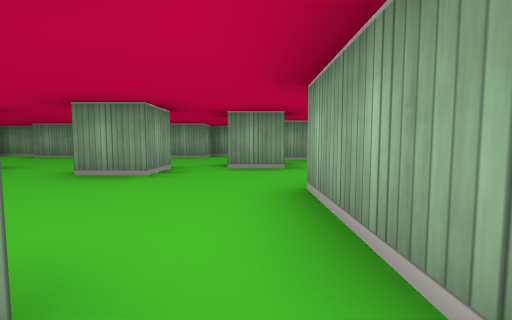
[1] (above)

20 first-person views from a walk through a cub3D ray-caster map. The camera is about half as high as the walls, tilts 4° down and sees 90° across. The floor is counted in squares. Each view is taken from the middle of a square. On the plan, view 1 faces up. The plan holds only what a view shows up to about 9 squares ahead; the rest is blank.

[2]
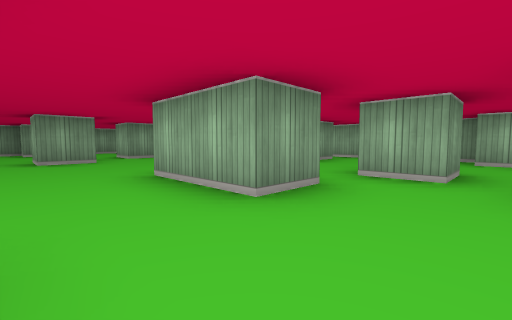

[3]
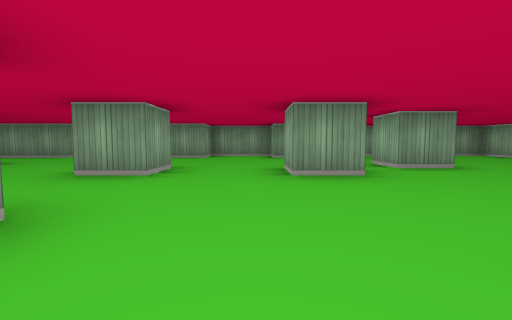

[4]
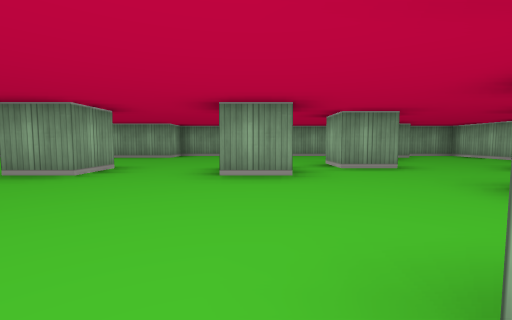

[5]
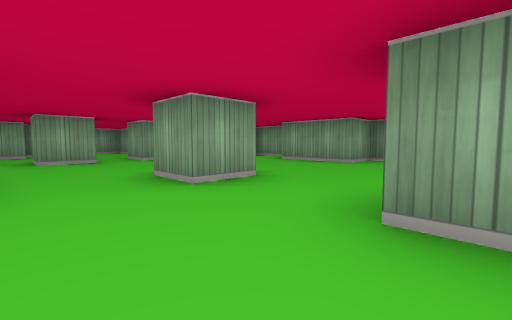

[6]
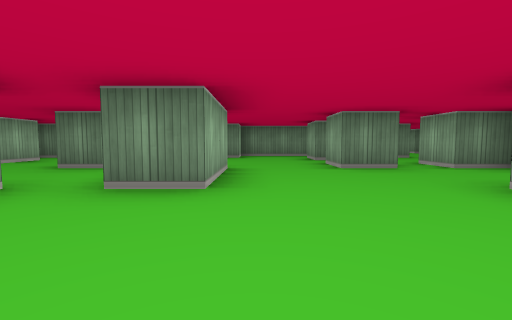

[7]
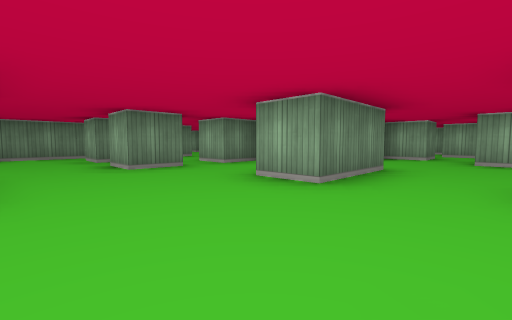

[8]
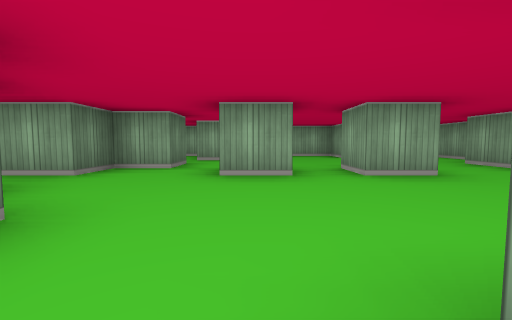

[9]
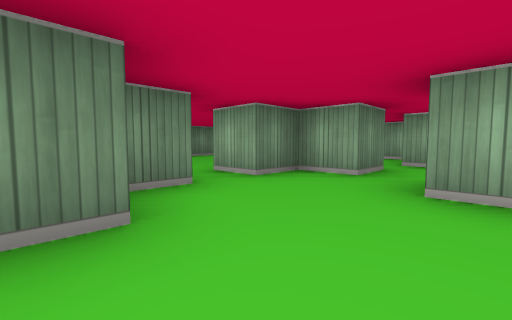

[10]
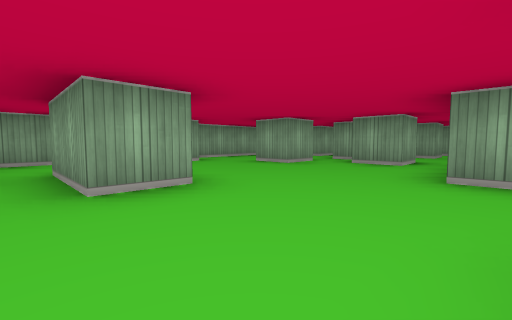

[11]
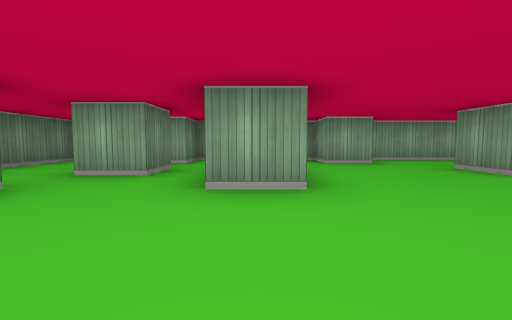

[12]
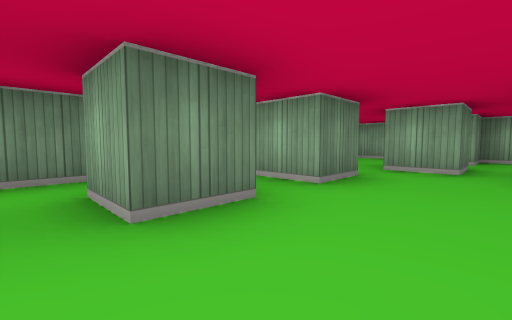

[13]
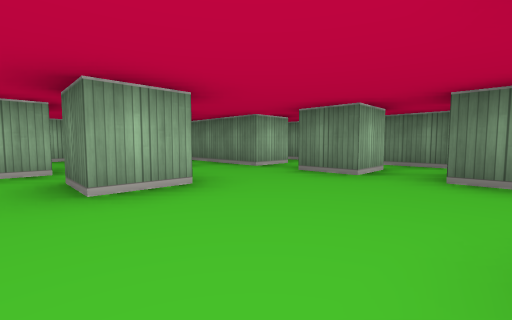

[14]
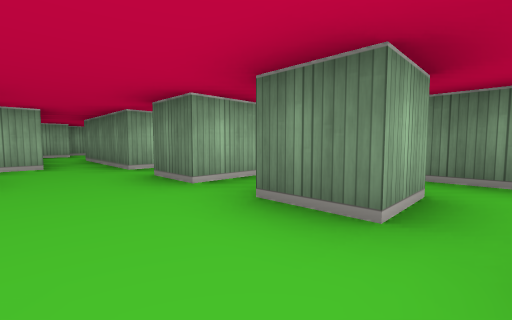

[15]
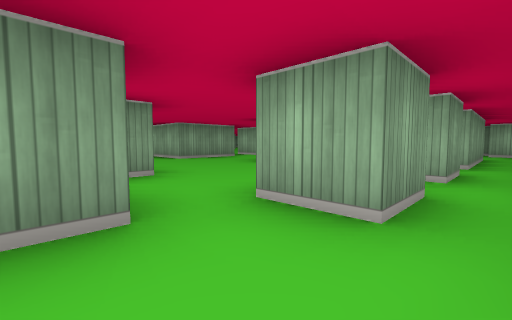

[16]
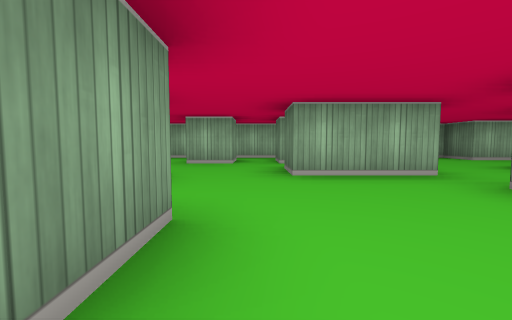

[17]
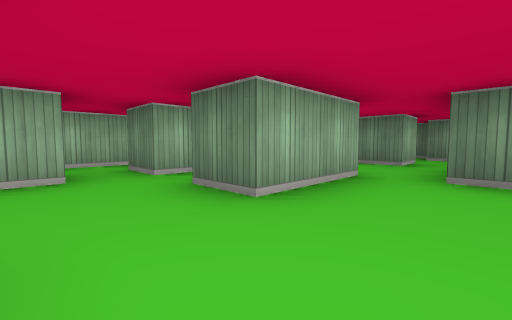

[18]
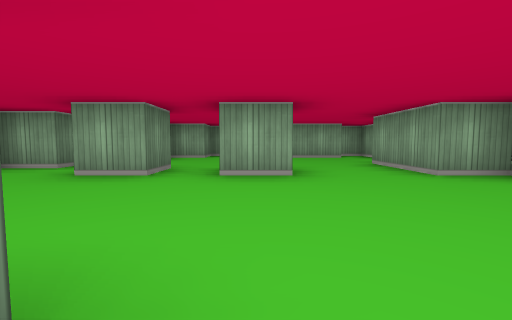

[19]
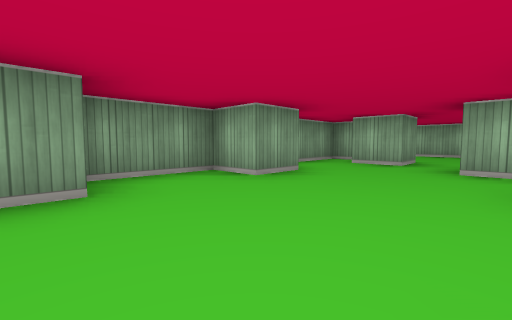

[20]
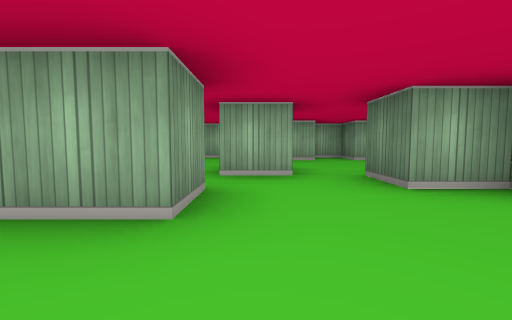

### Floor plan
Key: @ floor where view 1 was taken; # wall or solid block; . floor.
Columns run from 14 left of view 1 to 5 right of it. Each row starts with its distance up from view 1.
  9 ###  ###############
  8 #...##..##..#..##..#
  7 ##.............#...#
  6 ##.................#
  5 #....#........#....#
  4 #........#..#....#.#
  3 ##...#.............#
  2 ###............#.#.#
  1 #...#..###.....###.#
  0 #...##.#.....#@....#
 -1 #..#...#.....#.....#
 -2 #......##.#....#...#
 -3 ##................##
 -4 #.........#...#....#
 -5 #..##...#....### .##
 -6 #.........#####
 -7 ##.#..........#
 -8 #....#.#.###..##
 -9 #.............#
-10 ##########

Positions as (right, up) in squares from view 1, and headings:
1: (0, 0), facing up
2: (-3, -3), facing up-right
3: (-3, 0), facing up
4: (-2, 0), facing up
5: (-2, 2), facing up-left
6: (-2, 3), facing down
7: (-2, 3), facing down-left
8: (-5, 3), facing left
9: (-6, 3), facing down-left
10: (-7, -6), facing up-left
11: (-7, -5), facing left
12: (-6, -6), facing down-left
13: (-9, -4), facing down-right
14: (-10, -6), facing down-right
15: (-11, -9), facing up-right
16: (-3, 3), facing right
17: (-1, 4), facing down-right
18: (-5, 5), facing left
19: (-5, 5), facing up-right
20: (-3, -2), facing right
